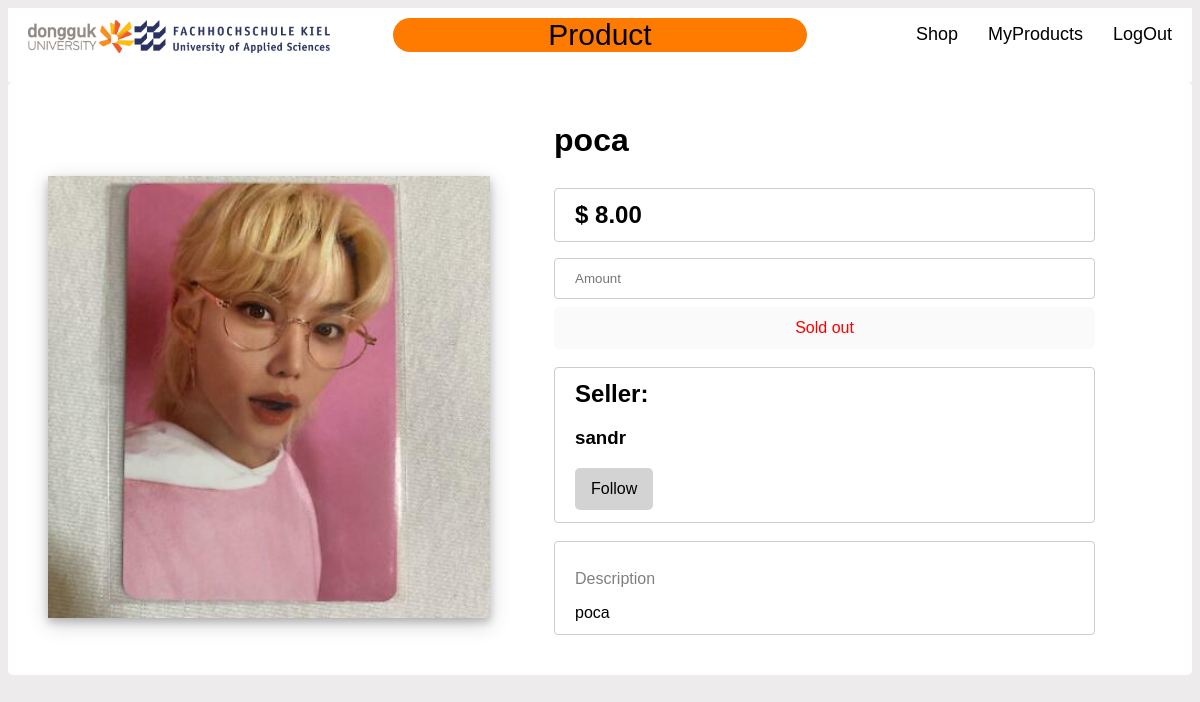
/product/4 (signed in), run on the app's committed database.
### website/models.py (models this page shows, shortened)
class products(db.Model):
    id = db.Column(db.Integer, primary_key=True)
    name = db.Column(db.String(80), nullable=False)
    price = db.Column(db.Numeric(10,2), nullable=False)
    picture = db.Column(db.String(200), nullable=False)
    keywords = db.Column(db.String(200), nullable=False)
    description = db.Column(db.Text, nullable=False)
    sold = db.Column(db.String(80), nullable=True)
    user_id = db.Column(db.Integer, db.ForeignKey('user.id'))

class User(db.Model, UserMixin):
    id = db.Column(db.Integer, primary_key=True)
    username = db.Column(db.String(150))
    password = db.Column(db.String(150))
    products = db.relationship('products', backref='user')
    followed = db.relationship(
        'User', secondary=followers,
        primaryjoin=(followers.c.follower_id == id),
        secondaryjoin=(followers.c.followed_id == id),
        backref=db.backref('followers', lazy='dynamic'), lazy='dynamic')
    def is_following(self, user):
            return self.followed.filter(
                followers.c.followed_id == user.id).count() > 0

### website/views.py (the view)
@views.route('/product/<int:id>', methods = ['GET', 'POST'])
@login_required
def product(id):
    return render_template("product.html", user=current_user, products = products.query.get_or_404(id))

### website/__init__.py (called while the page is built)
def create_app():
    app = Flask(__name__, static_url_path='/website/static')
    app.config['SQLALCHEMY_DATABASE_URI'] = 'sqlite:///team6.sqlite3'
    app.config['SECRET_KEY'] = "qwerasdf"
    db.init_app(app)
    from .views import views
    from .auth import auth
    app.register_blueprint(views, url_prefix='/')
    app.register_blueprint(auth, url_prefix='/')
    from .models import User, products
    create_database(app)
    login_manager = LoginManager()
    login_manager.login_view = 'auth.login'
    login_manager.init_app(app)
    @login_manager.user_loader
    def load_user(id):
        try:
            return User.query.get(int(id))
        except:
            return None
    return app

### website/templates/product.html (shortened to what this page needs)
{% extends 'base.html' %}
{% block pageTitle %}
<p>Product</p>
{% endblock %}
{% block content %}
<div class="container">
    <div class="product-content-single">
        <img class="pic-1-single" src={{ '/' + products.picture }}>
        <div class="product-content-single-info">
            <h1 style="margin-top:0;">{{ products.name }}</h1>
            <h2 class="product-info">$ {{ products.price }}</h2>
            <input type="text" class="product-info" placeholder="Amount"/>
            {% if products.sold == "sold" %}
                <button type="button" class="btnsold" style="width: 100%" disabled>Sold out</button>
            {% else %}
                <button type="submit" class="btn" style="width: 100%">Add to card</button>
            {% endif %}
            <br>
            <br>
            <div class="product-content-user">
                <h2 style="margin: 0;">Seller:</h2>
                <h3>{{ products.user.username }}</h3>
                {% if current_user.is_following(products.user)%}
                    <form action="{{ url_for('views.unfollow', username=products.user.username) }}" method="post">
                        <button type="submit" class="btn">Unfollow</button>
                    </form>
                {% else %}
                    <form action="{{ url_for('views.follow', username=products.user.username) }}" method="post">
                        <button type="submit" class="btn">Follow</button>
                    </form>
                {% endif %}
            </div>
            <br>
            <br>
            <div class="product-description">
                <p style="font-weight: lighter; color: grey; font-size: medium;">Description</p>
                {{ products.description }}
            </div>
        </div>
    </div>
</div>
{% endblock %}

### website/static/css/main.css (style rules this page uses)
html { font-family: Verdana, Geneva, Tahoma, sans-serif; }
body { background-color: rgb(237, 235, 235); }
.container { border-radius: 5px; padding: 20px; background-color: white; }
.btn { background-color: lightgray; border: none; border-radius: 5px; color: black; padding: 12px 16px; font-size: 16px; cursor: pointer; }
.btnsold { border: none; border-radius: 5px; color: red; padding: 12px 16px; font-size: 16px; }
.product-content-single { width: 100%; margin: 0px 0px; display: inline-block; box-sizing: border-box; }
.pic-1-single { width: 40%; margin-right: 60px; box-shadow: 0 4px 8px 0 rgba(0, 0, 0, 0.2), 0 6px 20px 0 rgba(0, 0, 0, 0.19); }
.product-content-single-info { width: 49%; display: inline-block; box-sizing: border-box; }
.product-info { width: 100%; padding: 12px 20px; margin: 8px 0; display: inline-block; border: 1px solid #ccc; border-radius: 4px; box-sizing: border-box; }
.product-content-user { position: relative; width: 100%; padding: 12px 20px; display: inline-block; border: 1px solid #ccc; border-radius: 4px; box-sizing: border-box; }
.product-description { position: relative; width: 100%; padding: 12px 20px; display: inline-block; border: 1px solid #ccc; border-radius: 4px; box-sizing: border-box; }

### data on the page
products: picture (picture), name "poca", price "8.00", description "poca"
User: user.username "sandr"
